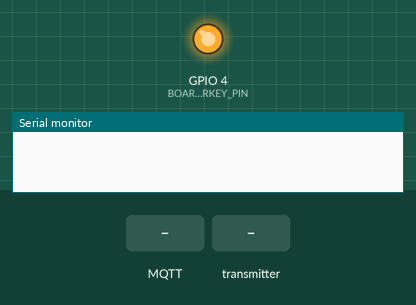
Simulated run of this program. Board: ESP32. Parts: output pins drawn as LEDs (lit = HIGH), the last lines printed to the serial monitor. The test bench sets the inputs (shaded band). No MQTT or app messages arrive unless stated; pins used as bus, display or sensor lines are not drawn.

Above: at 5.9 s.
At 11.0 s:
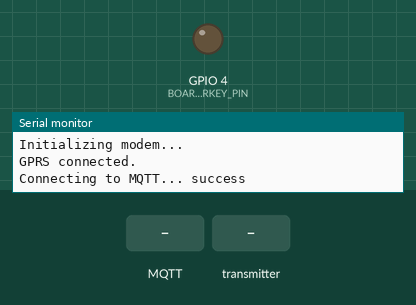
11.1 s: MQTT message "controlValve" arrives on the first subscribed topic
16.3 s: the transmitter starts sending zone = 0
17.8 s: the transmitter starts sending origin.0 = 255
19.8 s: the transmitter starts sending origin.1 = 255
21.8 s: the transmitter starts sending origin.2 = 255
23.8 s: MQTT message "1" arrives on the first subscribed topic
Timing chart, 0 to 26.8 s (numbered marks = the images above; inputs shaded):
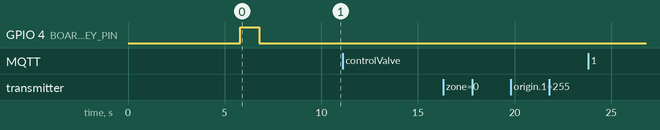

The program:

main.cpp
```cpp
#include <Arduino.h>
#include "utilities.h" //

#include <TinyGsmClient.h>
#include <PubSubClient.h>
#include <esp_now.h>
#include <WiFi.h>
#include <esp_wifi.h>
#include <ArduinoJson.h>

// debug and Serial
#define SerialMon Serial

// GSM setup
const char apn[] = "jazzconnect.mobilinkworld.com";
const char gprsUser[] = "";
const char gprsPass[] = "";
const char *broker = "mqtt.eu.thingsboard.cloud";
const char *accessToken = "r3unTBIz12Tc5LoIiga9";
int valveStatuses[3] = {0, 0, 0}; // status for each zone (0 = unknown, 1 = open, 2 = closed)

TinyGsm modem(SerialAT);
TinyGsmClient gsmClient(modem);
PubSubClient mqtt(gsmClient);

// ESP-NOW setup
#define CHANNEL 1
uint8_t slaves[][6] = {
    {0x30, 0xED, 0xA0, 0x27, 0x97, 0x3C},
    {0x30, 0xED, 0xA0, 0x27, 0x44, 0x98},
    {0x30, 0xED, 0xA0, 0x27, 0x06, 0x6C}};

typedef struct
{
  int zone;
  int command;
  int status;
  float flow;
  float level;
  float height;
  int ttl;
  uint8_t origin[6];
} Message;

Message outgoing, incoming;

// esp now callbacks
void onReceive(const uint8_t *mac, const uint8_t *data, int len)
{
  memcpy(&incoming, data, sizeof(incoming));
  Serial.printf("Received from zone %d, command=%d, status=%d, flow=%.2f, level=%.2f height=%.2f\n",
                incoming.zone, incoming.command, incoming.status, incoming.flow, incoming.level, incoming.ttl);
  char originStr[18];
  sprintf(originStr, "%02X:%02X:%02X:%02X:%02X:%02X",
          incoming.origin[0], incoming.origin[1], incoming.origin[2],
          incoming.origin[3], incoming.origin[4], incoming.origin[5]);
  Serial.printf("📡 Origin MAC: %s\n", originStr);

  // store status
  if (incoming.zone >= 0 && incoming.zone < 3)
  {
    valveStatuses[incoming.zone] = incoming.status;
  }

  JsonDocument full;

  full["zone"] = incoming.zone;
  full["command"] = incoming.command;
  full["status"] = incoming.status;
  full["flow"] = incoming.flow;
  full["level"] = incoming.level;
  full["height"] = incoming.height;
  full["ttl"] = incoming.ttl;
  full["origin"] = originStr;

  String payload;
  serializeJson(full, payload);
  mqtt.publish("v1/devices/me/telemetry", payload.c_str());

  // publish flat key for led indicator  "zone_0_status": 1
  JsonDocument flat;
  flat["zone_" + String(incoming.zone) + "_status"] = incoming.status;
  flat["zone_" + String(incoming.zone) + "_flow"] = incoming.flow;
  flat["zone_" + String(incoming.zone) + "_level"] = incoming.level;
  flat["zone_" + String(incoming.zone) + "_height"] = incoming.height;
  flat["zone_" + String(incoming.zone) + "_origin"] = originStr; // now works
  String flatPayload;
  serializeJson(flat, flatPayload);
  mqtt.publish("v1/devices/me/telemetry", flatPayload.c_str());
  yield();
}

void onSent(const uint8_t *mac_addr, esp_now_send_status_t status)
{
  char macStr[18];
  snprintf(macStr, sizeof(macStr),
           "%02X:%02X:%02X:%02X:%02X:%02X",
           mac_addr[0], mac_addr[1], mac_addr[2],
           mac_addr[3], mac_addr[4], mac_addr[5]);

  unsigned long now = millis(); // timestamp

  if (status == ESP_NOW_SEND_SUCCESS)
  {
    SerialMon.printf("[%lu ms] Sent to %s successfully\n", now, macStr);
  }
  else
  {
    SerialMon.printf(" [%lu ms] Failed to send to %s\n", now, macStr);
  }
}

void incomingRpc(char *topic, byte *payload, unsigned int length)
{
  JsonDocument doc;
  DeserializationError err = deserializeJson(doc, payload, length);
  if (err)
  {
    SerialMon.print("JSON error: ");
    SerialMon.println(err.c_str());
    return;
  }

  const char *method = doc["method"];
  JsonVariant params = doc["params"];

  if (strcmp(method, "controlValve") == 0 && params["zone"].is<int>() && params["cmd"].is<const char *>())
  {
    int zone = params["zone"];
    const char *cmd = params["cmd"];

    if (zone < 0 || zone >= sizeof(slaves) / sizeof(slaves[0]))
    {
      SerialMon.println("Invalid zone index received!");
      return;
    }

    outgoing.zone = zone;
    outgoing.command = (strcmp(cmd, "open") == 0) ? 1 : 0;
    outgoing.status = -1;
    outgoing.ttl = 2;

    esp_err_t result = esp_now_send(slaves[zone], (uint8_t *)&outgoing, sizeof(outgoing));
    SerialMon.println(result == ESP_OK ? "Command sent" : "Send failed");
  }

  else if (strcmp(method, "getValveStatus") == 0 && params["zone"].is<int>())
  {
    int zone = params["zone"];
    if (zone < 0 || zone >= 3)
    {
      SerialMon.println("Invalid zone for status check!");
      return;
    }

    JsonDocument response;
    response["zone"] = zone;
    response["status"] = valveStatuses[zone];

    String payload;
    serializeJson(response, payload);
    mqtt.publish(topic, payload.c_str()); // reply back to caller
    SerialMon.printf("Replied with valve status for zone %d: %d\n", zone, valveStatuses[zone]);
  }

  else
  {
    SerialMon.println("Invalid RPC payload");
  }
}

// mqtt implementation
bool mqttConnect()
{
  SerialMon.print("Connecting to MQTT...");
  bool status = mqtt.connect("esp32Client", accessToken, NULL);
  if (!status)
  {
    SerialMon.println(" fail");
    return false;
  }
  SerialMon.println(" success");
  mqtt.subscribe("v1/devices/me/rpc/request/+");
  mqtt.publish("v1/devices/me/telemetry", "{\"msg\":\"boot complete\"}");
  return true;
}

// ====== Setup ======
void setup()
{
  SerialMon.begin(115200);
  delay(3000);

#ifdef BOARD_POWERON_PIN
  pinMode(BOARD_POWERON_PIN, OUTPUT);
  digitalWrite(BOARD_POWERON_PIN, HIGH);
#endif

#ifdef MODEM_RESET_PIN
  pinMode(MODEM_RESET_PIN, OUTPUT);
  digitalWrite(MODEM_RESET_PIN, !MODEM_RESET_LEVEL);
  delay(100);
  digitalWrite(MODEM_RESET_PIN, MODEM_RESET_LEVEL);
  delay(2600);
  digitalWrite(MODEM_RESET_PIN, !MODEM_RESET_LEVEL);
#endif

  pinMode(BOARD_PWRKEY_PIN, OUTPUT);
  digitalWrite(BOARD_PWRKEY_PIN, LOW);
  delay(100);
  digitalWrite(BOARD_PWRKEY_PIN, HIGH);
  delay(1000);
  digitalWrite(BOARD_PWRKEY_PIN, LOW);

  SerialAT.begin(MODEM_BAUDRATE, SERIAL_8N1, MODEM_RX_PIN, MODEM_TX_PIN);
  delay(3000);

  SerialMon.println("Initializing modem...");
  if (!modem.init())
  {
    SerialMon.println("Modem init failed.");
    return;
  }

  if (!modem.waitForNetwork())
  {
    SerialMon.println("Network not found.");
    return;
  }

  if (!modem.gprsConnect(apn, gprsUser, gprsPass))
  {
    SerialMon.println("GPRS failed.");
    return;
  }

  SerialMon.println("GPRS connected.");

  mqtt.setServer(broker, 1883);
  mqtt.setCallback(incomingRpc);
  mqttConnect();

  // ESP-NOW init
  WiFi.mode(WIFI_STA);
  esp_wifi_set_channel(CHANNEL, WIFI_SECOND_CHAN_NONE);
  if (esp_now_init() != ESP_OK)
  {
    SerialMon.println("ESP-NOW init failed!");
    return;
  }

  esp_now_register_recv_cb(onReceive);
  esp_now_register_send_cb(onSent);

  for (auto &mac : slaves)
  {
    esp_now_peer_info_t peer = {};
    memcpy(peer.peer_addr, mac, 6);
    peer.channel = CHANNEL;
    peer.encrypt = false;
    esp_now_add_peer(&peer);
  }
}

// loop
void loop()
{
  if (!modem.isNetworkConnected())
    modem.waitForNetwork();
  if (!modem.isGprsConnected())
    modem.gprsConnect(apn, gprsUser, gprsPass);
  if (!mqtt.connected())
    mqttConnect();
  mqtt.loop();

  JsonDocument doc;
  doc["status"] = "online";
  doc["device"] = "master";
  String buf;
  serializeJson(doc, buf);
  mqtt.publish("v1/devices/me/telemetry", buf.c_str());

  delay(5000);
  yield();
}
```

Source omitted: utilities.h (11586 bytes)
